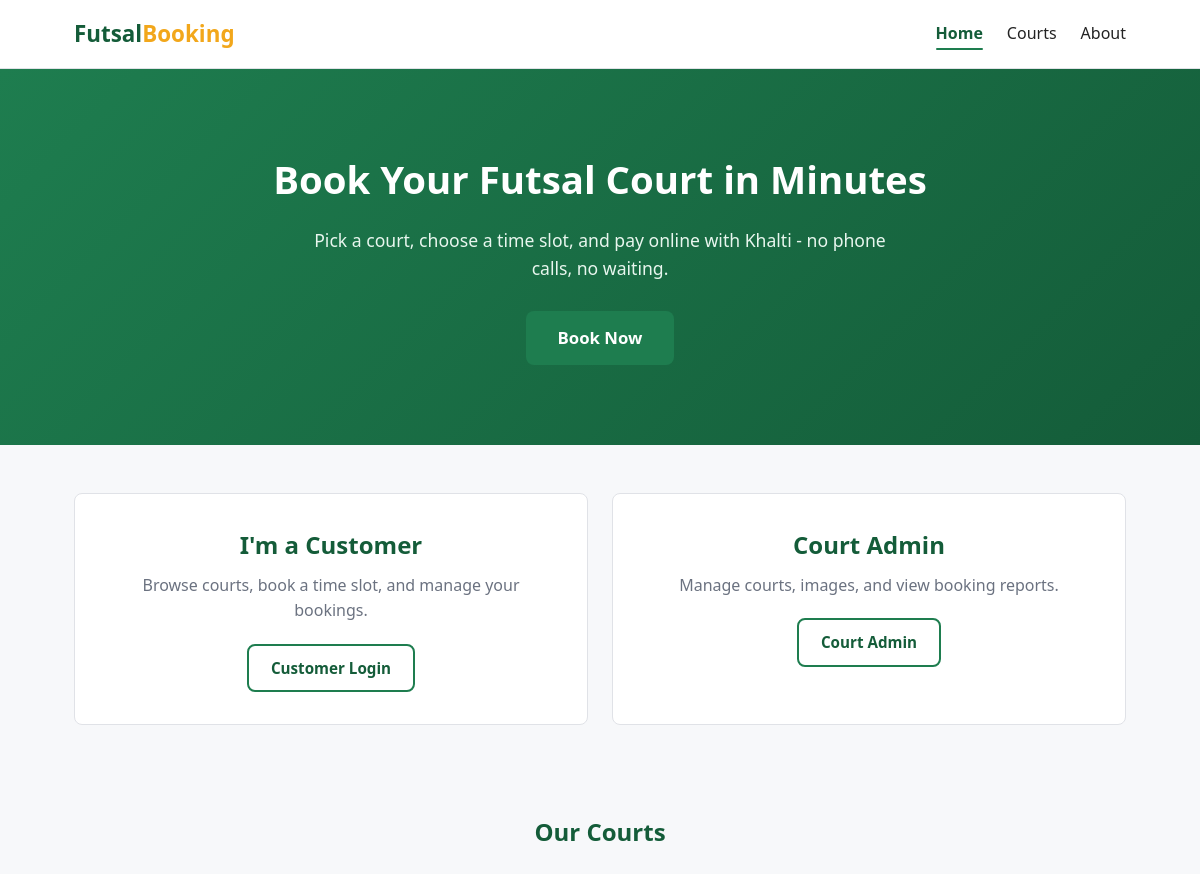
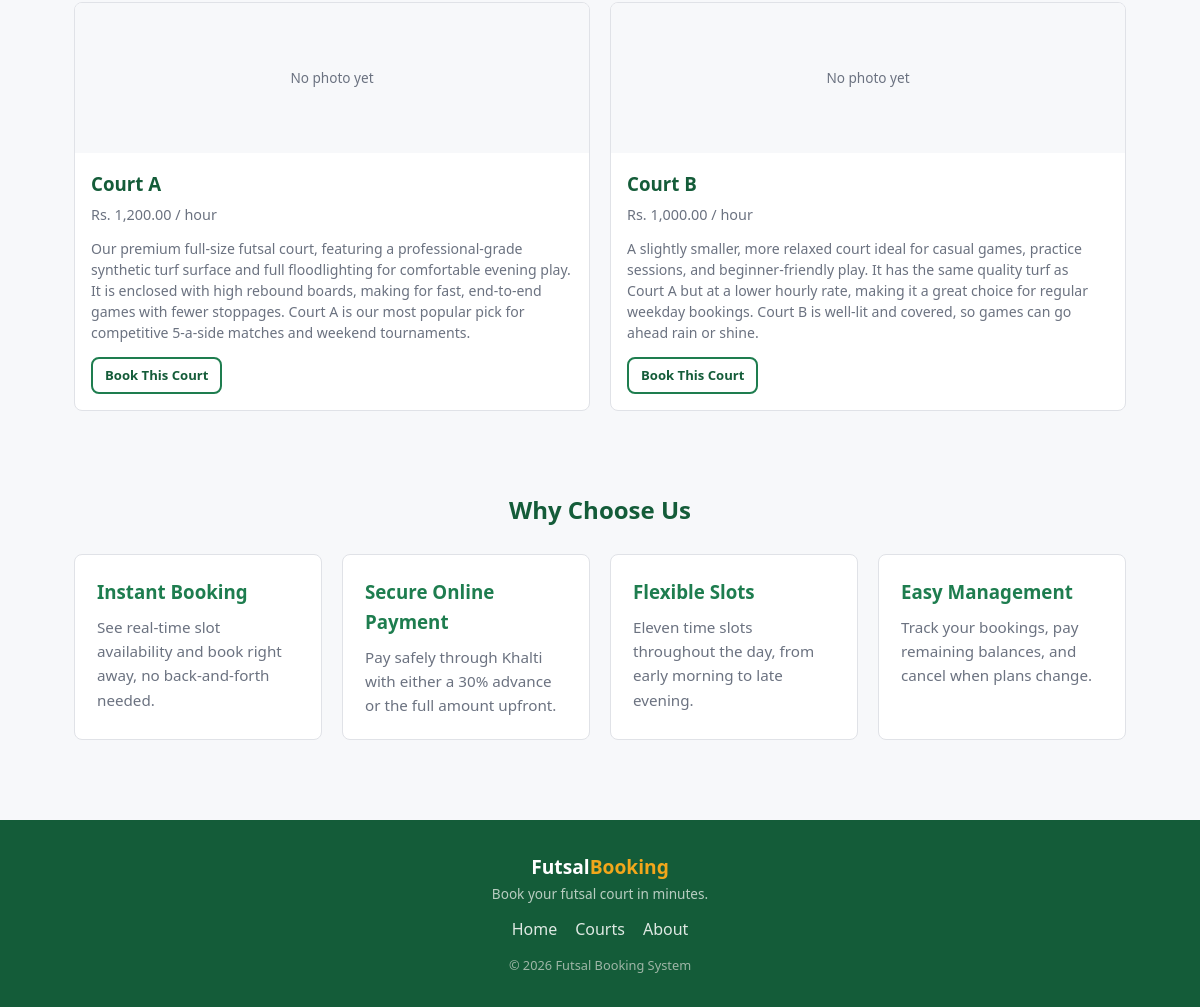
The page / on the database its author committed (2 pictures, top to bottom).
### tables this page shows
CREATE TABLE courts (
    court_id INT AUTO_INCREMENT PRIMARY KEY,
    court_name VARCHAR(100) NOT NULL,
    price_per_hour DECIMAL(10,2) NOT NULL,
    description TEXT DEFAULT NULL,
    created_at TIMESTAMP DEFAULT CURRENT_TIMESTAMP
);

### index.php (the view, shortened to what this page needs)
<?php
require_once __DIR__ . '/includes/db_connect.php';
$courtsResult = mysqli_query(
    $conn,
    "SELECT c.court_id, c.court_name, c.price_per_hour, c.description,
            (SELECT ci.image_path FROM court_images ci
             WHERE ci.court_id = c.court_id
             ORDER BY ci.uploaded_at DESC LIMIT 1) AS image_path
     FROM courts c
     ORDER BY c.court_name"
);
$featuredCourts = [];
while ($row = mysqli_fetch_assoc($courtsResult)) {
    $featuredCourts[] = $row;
}
$base = '';
require_once __DIR__ . '/includes/header.php';
$role = $_SESSION['role'] ?? null;
?>
<section id="home" class="hero">
    <div class="hero-content">
        <h1>Book Your Futsal Court in Minutes</h1>
        <p>Pick a court, choose a time slot, and pay online with Khalti - no phone calls, no waiting.</p>
        <?php if ($role === 'user'): ?>
            <a href="user/book_court.php" class="btn btn-primary btn-large">Book Now</a>
        <?php elseif ($role === 'admin'): ?>
            <a href="admin/dashboard.php" class="btn btn-primary btn-large">Go to Dashboard</a>
        <?php else: ?>
            <a href="auth/user_login.php" class="btn btn-primary btn-large">Book Now</a>
        <?php endif; ?>
    </div>
</section>
<?php if (!$role): ?>
    <section class="role-entry">
        <div class="role-card">
            <h2>I'm a Customer</h2>
            <p>Browse courts, book a time slot, and manage your bookings.</p>
            <a href="auth/user_login.php" class="btn btn-secondary">Customer Login</a>
        </div>
        <div class="role-card">
            <h2>Court Admin</h2>
            <p>Manage courts, images, and view booking reports.</p>
            <a href="auth/admin_login.php" class="btn btn-secondary">Court Admin</a>
        </div>
    </section>
<?php endif; ?>
<section id="courts" class="featured-courts">
    <h2>Our Courts</h2>
    <?php if (empty($featuredCourts)): ?>
        <p class="section-note">No courts have been added yet.</p>
    <?php else: ?>
        <div class="court-grid">
            <?php foreach ($featuredCourts as $court): ?>
                <div class="court-card">
                    <?php if ($court['image_path']): ?>
                        <img src="<?php echo htmlspecialchars($court['image_path']); ?>" alt="<?php echo htmlspecialchars($court['court_name']); ?>" class="court-card-image">
                    <?php else: ?>
                        <div class="court-card-image court-card-image-placeholder">No photo yet</div>
                    <?php endif; ?>
                    <div class="court-card-body">
                        <h3><?php echo htmlspecialchars($court['court_name']); ?></h3>
                        <p class="court-card-price">Rs. <?php echo number_format($court['price_per_hour'], 2); ?> / hour</p>
                        <?php if (!empty($court['description'])): ?>
                            <p class="court-card-description"><?php echo htmlspecialchars($court['description']); ?></p>
                        <?php endif; ?>
                        <?php if ($role === 'user'): ?>
                            <a href="user/book_court.php?court_id=<?php echo (int) $court['court_id']; ?>" class="btn btn-secondary btn-small">Book This Court</a>
                        <?php elseif (!$role): ?>
                            <a href="auth/user_login.php" class="btn btn-secondary btn-small">Book This Court</a>
                        <?php endif; ?>
                    </div>
                </div>
            <?php endforeach; ?>
        </div>
    <?php endif; ?>
</section>
<section id="about" class="why-choose-us">
    <h2>Why Choose Us</h2>
    <div class="why-grid">
        <div class="why-card">
            <h3>Instant Booking</h3>
            <p>See real-time slot availability and book right away, no back-and-forth needed.</p>
        </div>
        <div class="why-card">
            <h3>Secure Online Payment</h3>
            <p>Pay safely through Khalti with either a 30% advance or the full amount upfront.</p>
        </div>
        <div class="why-card">
            <h3>Flexible Slots</h3>
            <p>Eleven time slots throughout the day, from early morning to late evening.</p>
        </div>
        <div class="why-card">
            <h3>Easy Management</h3>
            <p>Track your bookings, pay remaining balances, and cancel when plans change.</p>
        </div>
    </div>
</section>
<?php require_once __DIR__ . '/includes/footer.php'; ?>

### includes/header.php (shortened to what this page needs)
<?php
$currentPage = basename($_SERVER['PHP_SELF']);
function navActive($file, $currentPage) {
    return $file === $currentPage ? ' active' : '';
}
?>
<!DOCTYPE html>
<html lang="en">
<head>
<link rel="stylesheet" href="<?php echo $base; ?>assets/css/style.css">
</head>
<body>
<header class="site-header">
    <nav class="navbar">
        <a href="<?php echo $base; ?>index.php" class="logo">Futsal<span>Booking</span></a>
        <ul class="nav-links">
            <li><a href="<?php echo $base; ?>index.php" data-nav="home" class="<?php echo trim(navActive('index.php', $currentPage)); ?>">Home</a></li>
            <li><a href="<?php echo $base; ?>index.php#courts" data-nav="courts">Courts</a></li>
            <li><a href="<?php echo $base; ?>index.php#about" data-nav="about">About</a></li>
        </ul>
    </nav>
</header>
<main class="site-main">

### includes/footer.php (shortened to what this page needs)
</main>
<footer class="site-footer">
    <div class="footer-content">
        <div class="footer-brand">
            <p>Futsal<span>Booking</span></p>
            <p class="footer-tagline">Book your futsal court in minutes.</p>
        </div>
        <div class="footer-links">
            <a href="<?php echo $base; ?>index.php">Home</a>
            <a href="<?php echo $base; ?>index.php#courts">Courts</a>
            <a href="<?php echo $base; ?>index.php#about">About</a>
        </div>
        <p class="footer-copy">&copy; <?php echo date('Y'); ?> Futsal Booking System</p>
    </div>
</footer>
</body>
</html>

### rows shown on the page
courts: court_name "Court A", price_per_hour "1,200.00", description "Our premium full-size futsal court, featuring a professional-grade synthetic turf surface and full floodlighting for comfortable evening play. It is enclosed with high rebound boards, making for fast, end-to-end games with fewer stoppages. Court A is our most popular pick for competitive 5-a-side matches and weekend tournaments."
courts: court_name "Court B", price_per_hour "1,000.00", description "A slightly smaller, more relaxed court ideal for casual games, practice sessions, and beginner-friendly play. It has the same quality turf as Court A but at a lower hourly rate, making it a great choice for regular weekday bookings. Court B is well-lit and covered, so games can go ahead rain or shine."
